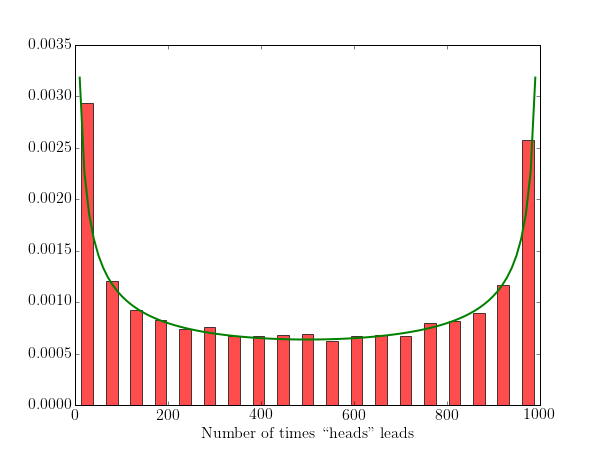

Write the Python code that produced this figure.
import numpy as np
from matplotlib import rc
import matplotlib.pyplot as plt

# Demonstrate that the distribution for the number of times "heads" leads
# "tails" in the sequential tossing of ntosses coins follows the "arcsine
# law". The maths behind this code is described in the scipython blog           
# article at https://scipython.com/blog/the-arcsine-law/
# Christian Hill, March 2017.

rc('font', **{'family': 'serif', 'serif': ['Computer Modern'], 'size': 16})
rc('text', usetex=True)

# Number of coin tosses in each trial sequence.
ntosses = 1000
# Number of trials of ntosses to repeat.
ntrials = 10000

def coin_tosses(ntosses):
    """Return a running score for ntosses coin tosses.

    Each toss scores +1 for a head and -1 for a tail.

    """

    return np.cumsum(np.random.choice([-1,1], size=ntosses))

def n_times_ahead(ntosses):
    """Return the number of times "heads" leads in N coin tosses.

    Simulate ntosses tosses of a fair coin and return the number of times
    during this sequence that the cumulative number of "heads" results exceeds
    the number of "tails" results.

    """

    tosses = coin_tosses(ntosses)
    return sum(tosses>0)

# Number of tosses out of ntosses that "heads" leads over "tails" for each
# of ntrials trials.
n_ahead = np.array([n_times_ahead(ntosses) for i in range(ntrials)])

# Plot a histogram in nbins bins and the arcsine distribution.
nbins = 20
bins = np.linspace(0, ntosses, nbins)
hist, bin_edges = np.histogram(n_ahead, bins=bins, normed=True)
bin_centres = (bin_edges[:-1] + bin_edges[1:]) / 2

dpi = 72
plt.figure(figsize=(600/dpi, 450/dpi), dpi=dpi)

# bar widths in units of the x-axis.
bar_width = ntosses/nbins * 0.5
plt.bar(bin_centres, hist, align='center', width=bar_width, facecolor='r',
        edgecolor=None, alpha=0.7)

# The arcsine distribution
x = np.linspace(0, 1, 100)
plt.plot(x*ntosses, 1/np.pi/np.sqrt(x*(1-x))/ntosses, color='g', lw=2)

plt.xlabel('Number of times ``heads" leads')
plt.savefig('arcsine.png', dpi=dpi)
plt.show()
